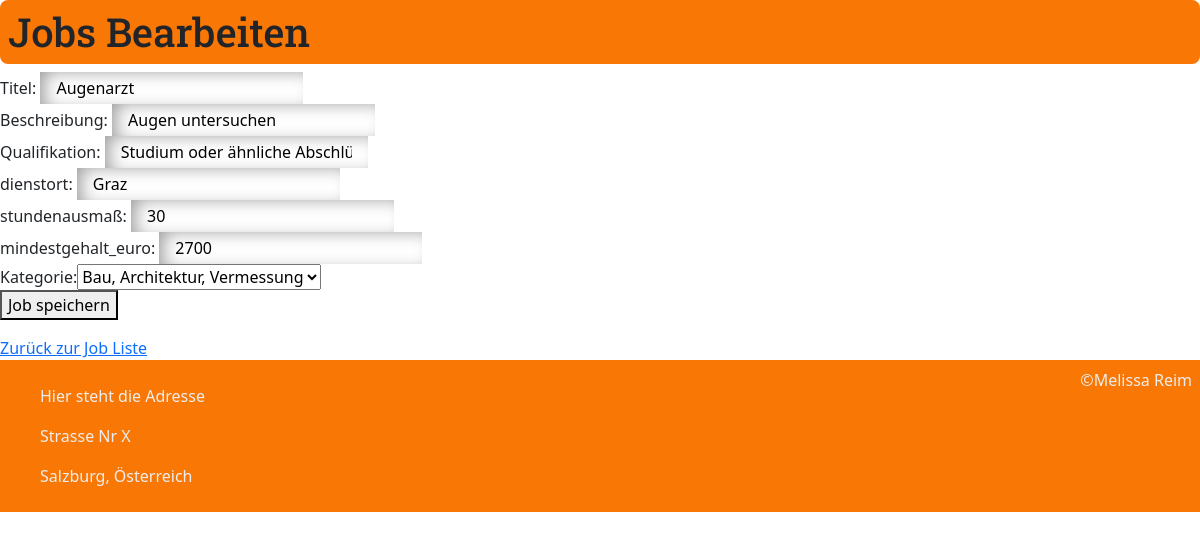
Page /PHP/admin/jobs_bearbeiten.php?id=5 (signed in) on the earlier database version.
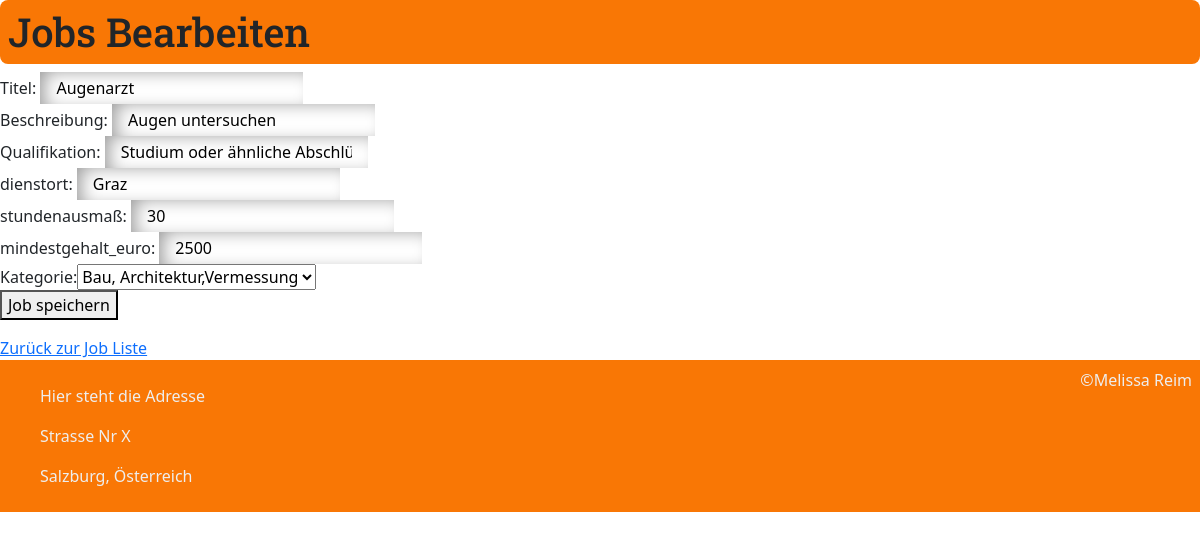
Same page on the later database version.
### tables this page shows
CREATE TABLE `jobs` (
  `id` int(10) UNSIGNED NOT NULL,
  `jobs` varchar(255) NOT NULL,
  `titel` varchar(255) NOT NULL,
  `kategorie_id` int(10) UNSIGNED NOT NULL,
  `qualifikation` varchar(255) NOT NULL,
  `dienstort` varchar(50) NOT NULL,
  `stundenausmaß` varchar(255) NOT NULL,
  `mindestgehalt_euro` varchar(255) NOT NULL,
  `datum` datetime NOT NULL DEFAULT current_timestamp(),
  `aktiv` timestamp(6) NOT NULL DEFAULT current_timestamp(6) ON UPDATE current_timestamp(6)
);

### PHP/admin/funktionen.php (called while the page is built, shortened)
<?php
$db = mysqli_connect("localhost", "root", "", "getajob");
mysqli_set_charset($db, "utf8");
function query ($sql_befehl) {
    global $db;
    $result = mysqli_query($db, $sql_befehl);
    return $result;
}
function escape($post_var){
    global $db;
   return mysqli_real_escape_string($db, $post_var);
}

### PHP/admin/jobs_bearbeiten.php (the view, shortened to what this page needs)
<link rel="stylesheet" href="style.css">
<link
rel="stylesheet"
href="../vendor/bootstrap-5.3.2-dist/css/bootstrap.css"
/>
<?php
include "funktionen.php";
$erfolg = false;
$sql_id = escape($_GET["id"]);
?>
<h1>Jobs Bearbeiten</h1>
<?php
    $result = query("SELECT * FROM jobs WHERE id = '{$sql_id}'");
    $row = mysqli_fetch_assoc($result);
    ?>
    <form action="jobs_bearbeiten.php?id=<?php echo $row["id"]?>" method="post">
        <div>
            <lable for="titel">Titel:</lable>
            <input type="text" name="titel" id="titel" value="<?php
            if (!$erfolg && !empty($_POST["titel"])){
                echo htmlspecialchars($_POST["titel"]);
            } else {
            echo htmlspecialchars($row["titel"]);
             }
             ?>" />
        </div>
        <div>
            <lable for="jobs">Beschreibung:</lable>
            <input type="text" name="jobs" id="jobs" value="<?php
                if (!$erfolg && !empty($_POST["jobs"])) {
                    echo htmlspecialchars($_POST["jobs"]);
                } else {
                    echo htmlspecialchars($row["jobs"]);
                 }?>" />
        </div>
                     <div>
                     <lable for="qualifikation">Qualifikation:</lable>
                     <input type="text" name="qualifikation" id="qualifikation" value="<?php
                         if (!$erfolg && !empty($_POST["qualifikation"])) {
                             echo htmlspecialchars($_POST["qualifikation"]);
                         } else {
                             echo htmlspecialchars($row["qualifikation"]);
                              }?>" />
                              </div>
                            <div>
                            <lable for="dienstort">dienstort:</lable>
                            <input type="text" name="dienstort" id="dienstort" value="<?php
                                  if (!$erfolg && !empty($_POST["dienstort"])) {
                                      echo htmlspecialchars($_POST["dienstort"]);
                                  } else {
                                      echo htmlspecialchars($row["dienstort"]);
                                       }?>" /> </div>
                                    <div>
                                    <lable for="stundenausmaß">stundenausmaß:</lable>
                                    <input type="number" name="stundenausmaß" id="stundenausmaß" value="<?php
                                        if (!$erfolg && !empty($_POST["stundenausmaß"])) {
                                             echo htmlspecialchars($_POST["stundenausmaß"]);
                                           } else {
                                            echo htmlspecialchars($row["stundenausmaß"]);
                                             }?>" /> </div>
                                    <div>
                                    <lable for="mindestgehalt_euro">mindestgehalt_euro:</lable>
                                    <input type="number" name="mindestgehalt_euro" id="mindestgehalt_euro" value="<?php
                                        if (!$erfolg && !empty($_POST["mindestgehalt_euro"])) {
                                            echo htmlspecialchars($_POST["mindestgehalt_euro"]);
                                        } else {
                                            echo htmlspecialchars($row["mindestgehalt_euro"]);
                                             }?>" /></div>
<?php
        $db = mysqli_connect("localhost", "root", "", "getajob");
        $result = mysqli_query($db, "SELECT * FROM kategorien");
        echo '<div>';
        echo '<label for="kategorie_id">Kategorie:</label>';
        echo '<select name="kategorie_id" id="kategorie_id">';
        while ($row = mysqli_fetch_assoc($result)) {
            echo '<option value="' . $row['id'] . '">' . $row['kategorien'] . '</option>';
    }
        echo '</select>';
        echo '</div>';
?>
 <button type="submit">Job speichern</button>
    </form>
    <a href='jobs_liste.php'>Zurück zur Job Liste</a>
    <?php
include "../fuss.php";
?>

Differences in the rows shown:
changed jobs "Augenarzt": mindestgehalt_euro "2700" → "2500"
Other differences:
form field kategorie_id: "Bau, Architektur, Vermessung" → "Bau, Architektur,Vermessung"
